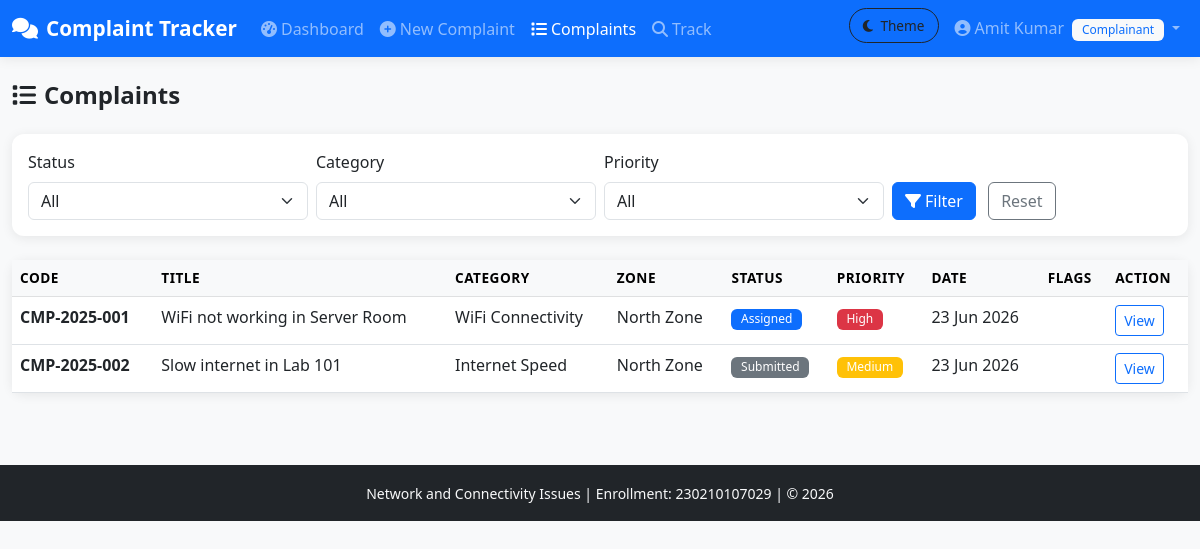
The app's page /complaints.php (signed in) with its own data.
### tables this page shows
CREATE TABLE complaints (
    complaint_id INT AUTO_INCREMENT PRIMARY KEY,
    complaint_code VARCHAR(20) NOT NULL UNIQUE,
    title VARCHAR(200) NOT NULL,
    description TEXT NOT NULL,
    category_id INT NOT NULL,
    zone_id INT NOT NULL,
    sector_id INT NOT NULL,
    spot_id INT NOT NULL,
    exact_location VARCHAR(255),
    priority ENUM('Low','Medium','High','Critical') DEFAULT 'Medium',
    current_status_id INT DEFAULT 1,
    complainant_id INT NOT NULL,
    assigned_staff_id INT DEFAULT NULL,
    complaint_date DATETIME DEFAULT CURRENT_TIMESTAMP,
    initial_response_deadline DATETIME,
    resolution_deadline DATETIME,
    resolved_at DATETIME DEFAULT NULL,
    closed_at DATETIME DEFAULT NULL,
    is_repeated_flag TINYINT(1) DEFAULT 0,
    reopen_count INT DEFAULT 0,
    created_at TIMESTAMP DEFAULT CURRENT_TIMESTAMP,
    updated_at TIMESTAMP DEFAULT CURRENT_TIMESTAMP ON UPDATE CURRENT_TIMESTAMP,
    FOREIGN KEY (category_id) REFERENCES complaint_categories(category_id),
    FOREIGN KEY (zone_id) REFERENCES zones(zone_id),
    FOREIGN KEY (sector_id) REFERENCES sectors(sector_id),
    FOREIGN KEY (spot_id) REFERENCES spots(spot_id),
    FOREIGN KEY (current_status_id) REFERENCES status_master(status_id),
    FOREIGN KEY (complainant_id) REFERENCES users(user_id),
    FOREIGN KEY (assigned_staff_id) REFERENCES users(user_id)
);

CREATE TABLE complaint_categories (
    category_id INT AUTO_INCREMENT PRIMARY KEY,
    category_name VARCHAR(100) NOT NULL,
    description TEXT,
    is_active TINYINT(1) DEFAULT 1
);

CREATE TABLE zones (
    zone_id INT AUTO_INCREMENT PRIMARY KEY,
    zone_name VARCHAR(100) NOT NULL,
    is_active TINYINT(1) DEFAULT 1
);

CREATE TABLE status_master (
    status_id INT AUTO_INCREMENT PRIMARY KEY,
    status_name VARCHAR(50) NOT NULL UNIQUE
);

### config/auth.php (called while the page is built, shortened)
<?php
function getCurrentUser() {
    return [
        'user_id' => $_SESSION['user_id'] ?? null,
        'username' => $_SESSION['username'] ?? null,
        'full_name' => $_SESSION['full_name'] ?? null,
        'role_id' => $_SESSION['role_id'] ?? null,
        'role_name' => $_SESSION['role_name'] ?? null
    ];
}
?>

### complaints.php (the view, shortened to what this page needs)
<?php
require_once 'config/db.php';
require_once 'config/auth.php';
$user = getCurrentUser();
$where = "1=1";
$params = [];
if ($user['role_name'] === 'Complainant') { $where .= " AND c.complainant_id = ?"; $params[] = $user['user_id']; }
elseif ($user['role_name'] === 'Staff') { $where .= " AND (c.assigned_staff_id = ? OR c.assigned_staff_id IS NULL)"; $params[] = $user['user_id']; }
$stmt = $conn->prepare("SELECT c.*, cc.category_name, s.status_name, u.full_name as complainant_name, z.zone_name FROM complaints c JOIN complaint_categories cc ON c.category_id=cc.category_id JOIN status_master s ON c.current_status_id=s.status_id JOIN users u ON c.complainant_id=u.user_id JOIN zones z ON c.zone_id=z.zone_id WHERE $where ORDER BY c.created_at DESC");
$stmt->execute($params);
$complaints = $stmt->fetchAll();
function getStatusColor3($s) { $c = ['Submitted'=>'secondary','Verified'=>'info','Assigned'=>'primary','In Progress'=>'warning','Resolved'=>'success','Closed'=>'dark','Reopened'=>'danger','Escalated'=>'danger']; return $c[$s] ?? 'secondary'; }
function getPriorityColor3($p) { $c = ['Low'=>'success','Medium'=>'warning','High'=>'danger','Critical'=>'dark']; return $c[$p] ?? 'secondary'; }
?>
<!DOCTYPE html>
<html lang="en">
<head>
    <link href="https://cdn.jsdelivr.net/npm/bootstrap@5.3.0/dist/css/bootstrap.min.css" rel="stylesheet">
    <link href="https://cdnjs.cloudflare.com/ajax/libs/font-awesome/6.4.0/css/all.min.css" rel="stylesheet">
    <link href="assets/css/style.css" rel="stylesheet">
</head>
<body class="bg-light">
<?php include 'includes/navbar.php'; ?>
<div class="container-fluid py-4">
    <h4 class="fw-bold mb-4"><i class="fas fa-list me-2"></i>Complaints</h4>
    <div class="card border-0 shadow-sm mb-4">
        <div class="card-body">
            <form method="GET" class="row g-2 align-items-end">
                <div class="col-md-3">
                    <label class="form-label">Status</label>
                    <select class="form-select" name="status">
                        <option value="">All</option>
                    </select>
                </div>
                <div class="col-md-3">
                    <label class="form-label">Category</label>
                    <select class="form-select" name="category">
                        <option value="">All</option>
                    </select>
                </div>
                <div class="col-md-3">
                    <label class="form-label">Priority</label>
                    <select class="form-select" name="priority">
                        <option value="">All</option>
                    </select>
                </div>
                <div class="col-md-3">
                    <button class="btn btn-primary me-2"><i class="fas fa-filter me-1"></i>Filter</button>
                    <a href="complaints.php" class="btn btn-outline-secondary">Reset</a>
                </div>
            </form>
        </div>
    </div>
    <div class="card border-0 shadow-sm">
        <div class="card-body p-0">
            <div class="table-responsive">
                <table class="table table-hover mb-0 ">
                    <thead class="table-light">
                        <tr><th>Code</th><th>Title</th><th>Category</th><th>Zone</th><th>Status</th><th>Priority</th><th>Date</th><th>Flags</th><th>Action</th></tr>
                    </thead>
                    <tbody>
                    <?php foreach ($complaints as $c): ?>
                    <tr>
                        <td><strong><?= htmlspecialchars($c['complaint_code']) ?></strong></td>
                        <td><?= htmlspecialchars(substr($c['title'], 0, 40)) ?></td>
                        <td><?= htmlspecialchars($c['category_name']) ?></td>
                        <td><?= htmlspecialchars($c['zone_name']) ?></td>
                        <td><span class="badge bg-<?= getStatusColor3($c['status_name']) ?>"><?= $c['status_name'] ?></span></td>
                        <td><span class="badge bg-<?= getPriorityColor3($c['priority']) ?>"><?= $c['priority'] ?></span></td>
                        <td><?= date('d M Y', strtotime($c['complaint_date'])) ?></td>
                        <td>
                        </td>
                        <td><a href="view_complaint.php?id=<?= $c['complaint_id'] ?>" class="btn btn-sm btn-outline-primary">View</a></td>
                    </tr>
                    <?php endforeach; ?>
                    </tbody>
                </table>
            </div>
        </div>
    </div>
</div>
<?php include 'includes/footer.php'; ?>
</body></html>

### assets/css/style.css (style rules this page uses)
:root { --app-bg: #f5f7fa; --page-bg: #f5f7fa; --card-bg: #ffffff; --card-border: rgba(0,0,0,0.08); --text-color: #212529; --secondary-bg: #f8f9fa; --navbar-bg: #0d6efd; --navbar-text: #ffffff; --dropdown-bg: #ffffff; --table-border: #dee2e6; --alert-border: rgba(0,0,0,0.08); }
body { font-family: 'Segoe UI', Tahoma, Geneva, Verdana, sans-serif; background-color: var(--page-bg); color: var(--text-color); }
.card { border-radius: 12px; transition: transform 0.2s; }
.table th { font-weight: 600; font-size: 0.85rem; text-transform: uppercase; letter-spacing: 0.5px; }
.badge { font-weight: 500; padding: 0.4em 0.8em; }
.btn-primary { background-color: #0d6efd; border-color: #0d6efd; }
.shadow-sm { box-shadow: 0 2px 12px rgba(0,0,0,0.08) !important; }

### records on screen
complaints: complaint_code "CMP-2025-001", title "WiFi not working in Server Room", category.category_name "WiFi Connectivity", zone.zone_name "North Zone", current_status.status_name "Assigned", priority "High", complaint_date "23 Jun 2026"
complaints: complaint_code "CMP-2025-002", title "Slow internet in Lab 101", category.category_name "Internet Speed", zone.zone_name "North Zone", current_status.status_name "Submitted", priority "Medium", complaint_date "23 Jun 2026"

### other values on screen
$_SESSION['full_name'] "Amit Kumar"
$_SESSION['role_name'] "Complainant"
